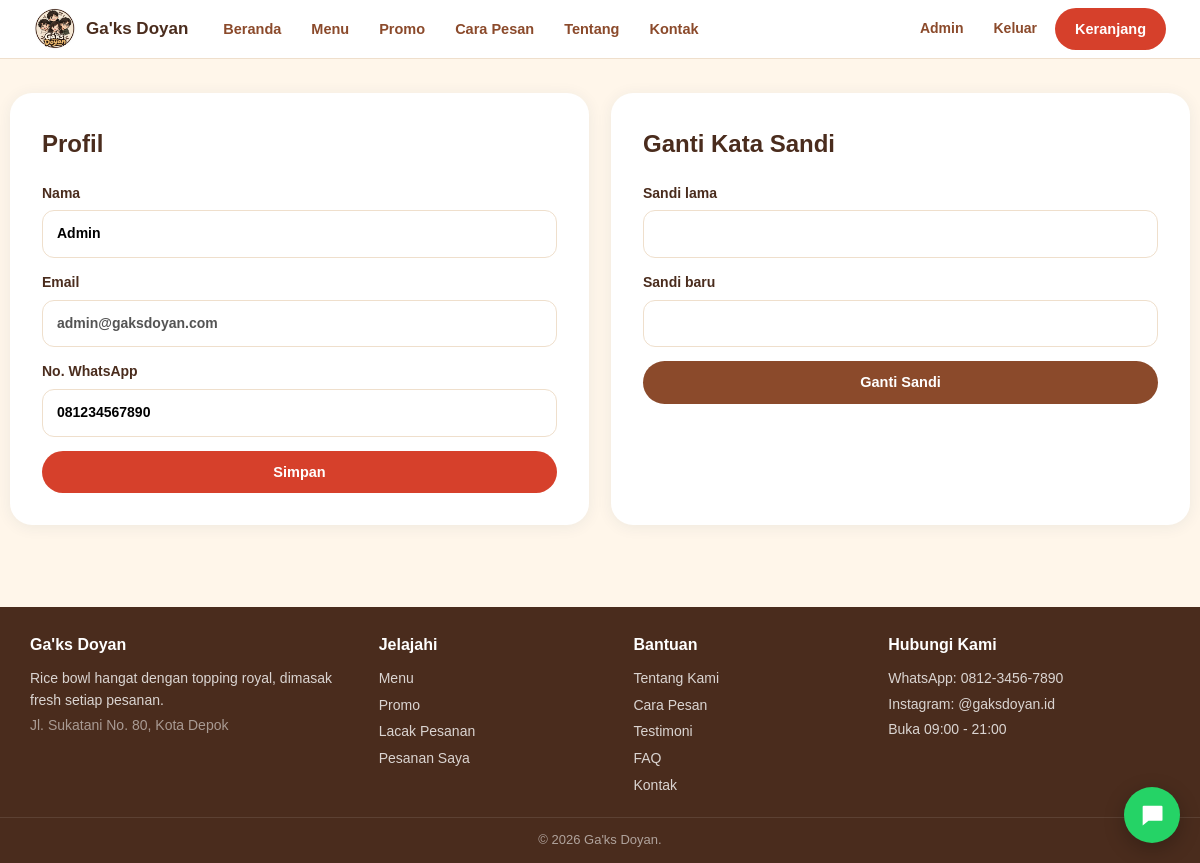
/akun.php (signed in), run on the app's committed database.
### tables this page shows
CREATE TABLE `users` (
  `id` int(11) NOT NULL,
  `nama` varchar(100) NOT NULL,
  `username` varchar(60) DEFAULT NULL,
  `email` varchar(120) NOT NULL,
  `password` varchar(255) NOT NULL,
  `telepon` varchar(30) DEFAULT NULL,
  `alamat` text DEFAULT NULL,
  `role` varchar(20) NOT NULL DEFAULT 'pelanggan',
  `created_at` timestamp NOT NULL DEFAULT current_timestamp()
);

### includes/skema.php (called while the page is built, shortened)
<?php
if (!function_exists('e')) { function e($s) { return htmlspecialchars((string)$s, ENT_QUOTES, 'UTF-8'); } }
function daftar_kolom(mysqli $k, string $tabel): array {
    static $cache = [];
    if (isset($cache[$tabel])) return $cache[$tabel];
    $cache[$tabel] = [];
    $r = @$k->query("SHOW COLUMNS FROM `$tabel`");
    if ($r) while ($b = $r->fetch_assoc()) $cache[$tabel][] = $b['Field'];
    return $cache[$tabel];
}
function pilih_tabel(mysqli $k, array $kandidat): ?string {
    foreach ($kandidat as $t) if (daftar_kolom($k, $t)) return $t;
    return null;
}
function pilih_kolom(mysqli $k, string $tabel, array $kandidat): ?string {
    $ada = daftar_kolom($k, $tabel);
    foreach ($kandidat as $c) if (in_array($c, $ada, true)) return $c;
    return null;
}

### akun.php (the view, shortened to what this page needs)
<?php
require_once 'config/koneksi.php';
require_once 'includes/skema.php';
$tu = pilih_tabel($koneksi, ['users','user','pengguna','akun']);
$id = (int)$_SESSION['user']['id']; $pesan = ''; $err = false;
$s = $koneksi->prepare("SELECT * FROM `$tu` WHERE id=?"); $s->bind_param('i', $id); $s->execute(); $u = $s->get_result()->fetch_assoc();
$kHp = pilih_kolom($koneksi, $tu, ['telepon','no_hp','hp','no_telp','whatsapp']);
include 'includes/header.php'; ?>
<div class="gd-wrap gd-hal"><?php if ($pesan): ?><div class="gd-flash <?= $err ? 'err' : '' ?>"><?= e($pesan) ?></div><?php endif; ?>
<div class="gd-dua">
  <div class="gd-kotak"><h2>Profil</h2><form class="gd-form" method="post"><input type="hidden" name="aksi" value="profil">
    <label>Nama<input name="nama" value="<?= e($u['nama'] ?? '') ?>" required></label>
    <label>Email<input value="<?= e($u['email'] ?? '') ?>" disabled></label>
    <?php if ($kHp): ?><label>No. WhatsApp<input name="hp" value="<?= e($u[$kHp] ?? '') ?>"></label><?php endif; ?>
    <button class="gd-btn">Simpan</button></form></div>
  <div class="gd-kotak"><h2>Ganti Kata Sandi</h2><form class="gd-form" method="post"><input type="hidden" name="aksi" value="sandi">
    <label>Sandi lama<input type="password" name="lama" required></label><label>Sandi baru<input type="password" name="baru" required></label>
    <button class="gd-btn biru">Ganti Sandi</button></form></div>
</div></div>
<?php include 'includes/footer.php'; ?>

### assets/css/style.css (style rules this page uses)
:root { --biru: #1f4e6b; --biru-gelap: #163a50; --oranye: #f28c28; --bata: #b8472f; --krem: #fff6ea; --putih: #ffffff; --teks: #1e2a36; --abu: #6b7886; --garis: #eee6da; }
* { box-sizing: border-box; font-family: "Poppins", Arial, sans-serif; }
html { scroll-behavior: smooth; }
body { margin: 0; background: var(--putih); color: var(--teks); }

### assets/css/final.css (style rules this page uses)
:root { --gd-navy: #4a2c1d; --gd-navy2: #8b4a2b; --gd-coral: #d6402b; --gd-krem: #fff6ea; --gd-teks: #2b1d16; --gd-abu: #7b6a60; --gd-garis: #efdfcc; }
body.gd { margin: 0; background: var(--gd-krem); color: var(--gd-teks); font-family: "Segoe UI", system-ui, sans-serif; padding: 0; line-height: 1.55; }
.gd * { box-sizing: border-box; }
.gd-wrap { max-width: 1140px; margin: 0 auto; padding: 0 20px; }
.gd-btn { display: inline-block; background: var(--gd-coral); color: #fff !important; border: 0; border-radius: 24px; padding: 10px 20px; font: inherit; font-weight: 700; font-size: 14.5px; text-decoration: none; cursor: pointer; transition: 0.15s; }
.gd-btn.biru { background: var(--gd-navy2); }
.gd-hal { padding: 34px 0 50px; }
.gd-kotak { background: #fff; border-radius: 22px; padding: 32px; box-shadow: 0 2px 16px rgba(18, 59, 85, 0.07); margin-bottom: 22px; }
.gd-kotak h1, .gd-kotak h2 { color: var(--gd-navy); margin-top: 0; }
.gd-dua { display: grid; grid-template-columns: 1fr 1fr; gap: 22px; }
.gd-form { display: grid; gap: 14px; }
.gd-form label { display: grid; gap: 6px; font-weight: 600; font-size: 14px; color: var(--gd-navy); }
.gd-form input, .gd-form textarea, .gd-form select { padding: 12px 14px; border: 1.5px solid var(--gd-garis); border-radius: 12px; font: inherit; background: #fff; }

### assets/css/ringkas.css (style rules this page uses)
.gd-wrap { max-width: 1180px; }

### data on the page
users: nama "Admin", email "admin@gaksdoyan.com", hp "081234567890"

### other printed values
NAMA_BRAND "Ga'ks Doyan"
$t "Beranda"
$t "Menu"
$t "Promo"
$t "Cara Pesan"
$t "Tentang"
$t "Kontak"
TOKO_ALAMAT "Jl. Sukatani No. 80, Kota Depok"
TOKO_TELP "0812-3456-7890"
TOKO_IG "@gaksdoyan.id"
JAM_BUKA "09:00"
JAM_TUTUP "21:00"
